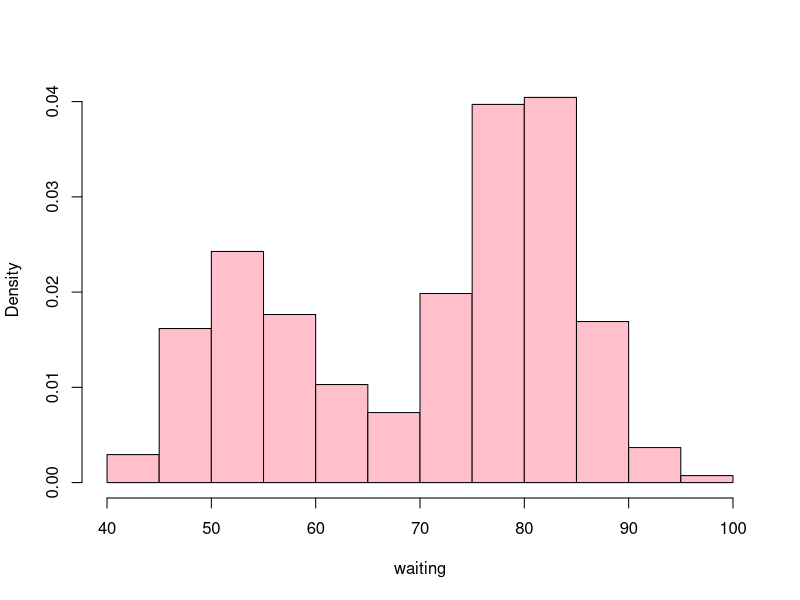
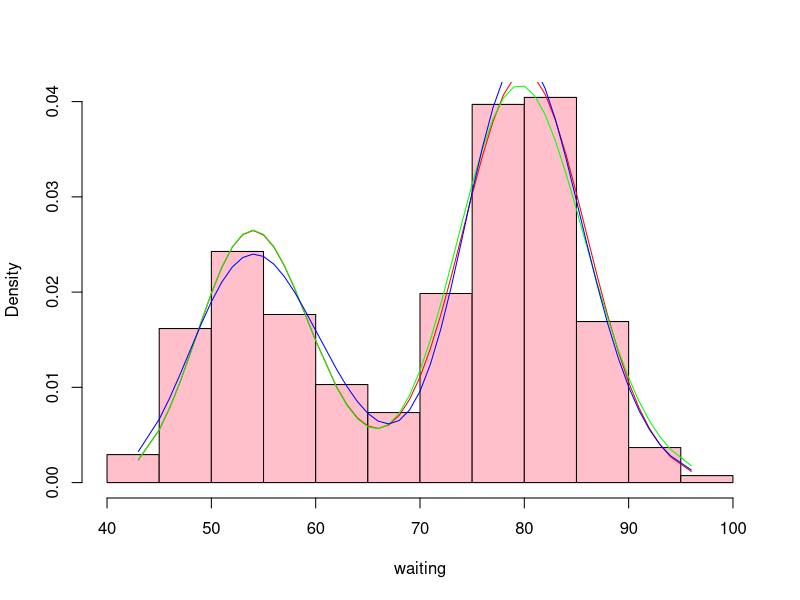

Here is the R script that generated these plots, in order:
## ---- chunk 1
attach(faithful)
hist(faithful$waiting,xlab = 'waiting',probability = T,col='pink',main='')
## ---- chunk 2
##model 1
x <- sort(waiting)
p = length(x[x<65])/length(x)
m1 = mean(x[x<65])
var1 = var(x[x<65])
m2 = mean(x[x>=65])
sd2 = sd(x[x>=65])
theta_initial = c(p, m1^2/var1, var1/m1, m2, sd2)
negativeLogLikelihood <- function(theta, x){
  p = theta[1]
  alpha1 = theta[2]
  sigma1 = theta[3]
  meu = theta[4]
  sigma2 = theta[5]
  l = sum(log(p*dgamma(x, shape = alpha1, scale = sigma1) + (1-p)*dnorm(x, mean = meu, sd = sigma2)))
  return(-l)
}
fit = optim(theta_initial, negativeLogLikelihood, x=x, lower = c(0,0,0,-Inf, 0), upper = c(1, Inf, Inf, Inf, Inf), method = "L-BFGS-B")
theta_hat1 = fit$par
theta_hat1

p = theta_hat1[1]
alpha1 = theta_hat1[2]
sigma1 = theta_hat1[3]
meu = theta_hat1[4]
sigma2 = theta_hat1[5]

model1 = p*dgamma(x, shape = alpha1, scale = sigma1) + (1-p)*dnorm(x, mean = meu, sd = sigma2)
aic1 = 2*5 + 2*negativeLogLikelihood(theta_hat1, x)
sprintf("AIC for model 1: %f",aic1)
## ---- chunk 3
##model 2
p = length(x[x<65])/length(x)
m1 = mean(x[x<65])
var1 = var(x[x<65])
m2 = mean(x[x>=65])
var2 = var(x[x>=65])
theta_initial = c(p, m1^2/var1, var1/m1, m2^2/var2, var2/m2)
negativeLogLikelihood2 <- function(theta, x){
  p = theta[1]
  alpha1 = theta[2]
  sigma1 = theta[3]
  alpha2 = theta[4]
  sigma2 = theta[5]
  l = sum(log(p*dgamma(x, shape = alpha1, scale = sigma1) + (1-p)*dgamma(x, shape = alpha2, scale = sigma2)))
  return(-l)
}
fit = optim(theta_initial, negativeLogLikelihood2, x=x, lower = c(0,0,0,0,0), upper = c(1, Inf, Inf, Inf, Inf), method = "L-BFGS-B")
theta_hat2 = fit$par
theta_hat2

p = theta_hat2[1]
alpha1 = theta_hat2[2]
sigma1 = theta_hat2[3]
alpha2 = theta_hat2[4]
sigma2 = theta_hat2[5]

model2 = p*dgamma(x, shape = alpha1, scale = sigma1) + (1-p)*dgamma(x, shape = alpha2, scale = sigma2)
aic2 = 2*5 + 2*negativeLogLikelihood2(theta_hat2, x)
sprintf("AIC for model 2: %f",aic2)
## ---- chunk 4
p = length(x[x<65])/length(x)
m1 <- mean(x[x<65])
v1 <- var(x[x<65])
sigma1 <- log((v1/m1^2) + 1)
meu1 <- log(m1) - sigma1/2
m2 <- mean(x[x>=65])
v2 <- var(x[x>=65])
sigma2 <- log((v2/m2^2) + 1)
meu2 <- log(m2) - sigma2/2
theta_initial = c(p, meu1, sqrt(sigma1), meu2, sqrt(sigma2))
negativeLogLikelihood3 <- function(theta, x){
  p = theta[1]
  meu1 = theta[2]
  sigma1 = theta[3]
  meu2 = theta[4]
  sigma2 = theta[5]
  l = sum(log(p*dlnorm(x, meanlog = meu1, sdlog = sigma1) + (1-p)*dlnorm(x, meanlog = meu2, sdlog = sigma2)))
  return(-l)
}
fit = optim(theta_initial, negativeLogLikelihood3, x=x, lower = c(0,-Inf,0,-Inf,0), upper = c(1, Inf, Inf, Inf, Inf), method = "L-BFGS-B")
theta_hat3 = fit$par
theta_hat3

p = theta_hat3[1]
meu1 = theta_hat3[2]
sigma1 = theta_hat3[3]
meu2 = theta_hat3[4]
sigma2 = theta_hat3[5]

model3 = p*dlnorm(x, meanlog = meu1, sdlog = sigma1) + (1-p)*dlnorm(x, meanlog = meu2, sdlog = sigma2)
aic3 = 2*5 + 2*negativeLogLikelihood3(theta_hat3, x)
sprintf("AIC for model 3: %f",aic3)
## ---- chunk 5
hist(faithful$waiting,xlab = 'waiting',probability = T,col='pink',main='')
lines(x, model1, col = 'red')
lines(x, model2, col = 'green')
lines(x, model3, col = 'blue')
print("The AIC of all the three models")
result <- data.frame(models = c("Gamma + Normal", "Gamma + Gamma", "Lognormal + Lognormal"), AIC = c(aic1, aic2, aic3))
result
## ---- chunk 6
prob = p*plnorm(70, meanlog = meu1, sdlog = sigma1) + (1-p)*plnorm(70, meanlog = meu2, sdlog = sigma2)-p*plnorm(60, meanlog = meu1, sdlog = sigma1) - (1-p)*plnorm(60, meanlog = meu2, sdlog = sigma2)
sprintf("Hence based on the best fit model P(60 < waiting < 70) = %f",prob)
